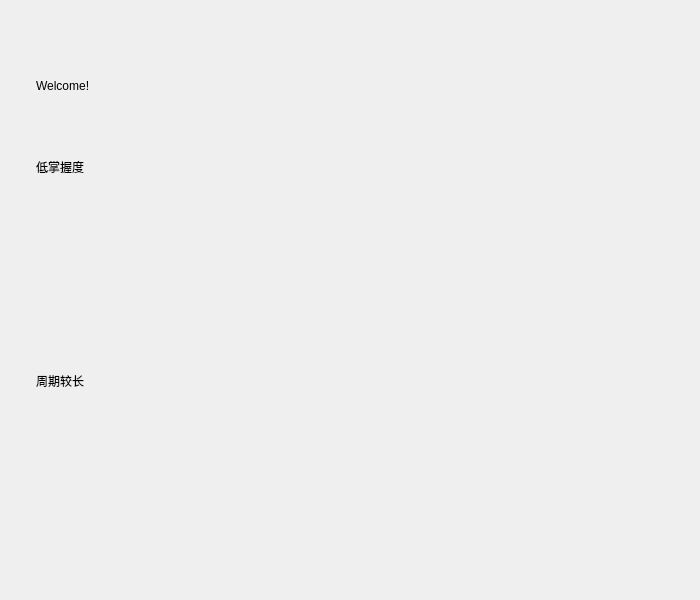
<?xml version="1.0" encoding="UTF-8"?>
<ui version="4.0">
 <class>PageHome</class>
 <widget class="QWidget" name="PageHome">
  <property name="geometry">
   <rect>
    <x>0</x>
    <y>0</y>
    <width>700</width>
    <height>600</height>
   </rect>
  </property>
  <property name="windowTitle">
   <string>Form</string>
  </property>
  <layout class="QVBoxLayout" name="verticalLayout">
   <property name="leftMargin">
    <number>36</number>
   </property>
   <property name="topMargin">
    <number>36</number>
   </property>
   <property name="rightMargin">
    <number>36</number>
   </property>
   <property name="bottomMargin">
    <number>36</number>
   </property>
   <item>
    <widget class="TitleLabel" name="welcomeLabel">
     <property name="maximumSize">
      <size>
       <width>16777215</width>
       <height>100</height>
      </size>
     </property>
     <property name="text">
      <string>Welcome!</string>
     </property>
    </widget>
   </item>
   <item>
    <widget class="BodyLabel" name="Title1">
     <property name="maximumSize">
      <size>
       <width>16777215</width>
       <height>50</height>
      </size>
     </property>
     <property name="text">
      <string>低掌握度</string>
     </property>
    </widget>
   </item>
   <item>
    <widget class="QWidget" name="widget_1" native="true">
     <layout class="QHBoxLayout" name="horizontalLayout">
      <property name="leftMargin">
       <number>0</number>
      </property>
      <property name="topMargin">
       <number>0</number>
      </property>
      <property name="rightMargin">
       <number>0</number>
      </property>
      <property name="bottomMargin">
       <number>0</number>
      </property>
      <item>
       <widget class="HomeCard" name="card1" native="true"/>
      </item>
      <item>
       <widget class="HomeCard" name="card2" native="true"/>
      </item>
     </layout>
    </widget>
   </item>
   <item>
    <widget class="BodyLabel" name="Title2">
     <property name="maximumSize">
      <size>
       <width>16777215</width>
       <height>50</height>
      </size>
     </property>
     <property name="text">
      <string>周期较长</string>
     </property>
    </widget>
   </item>
   <item>
    <widget class="QWidget" name="widget_2" native="true">
     <layout class="QHBoxLayout" name="horizontalLayout_2">
      <property name="leftMargin">
       <number>0</number>
      </property>
      <property name="topMargin">
       <number>0</number>
      </property>
      <property name="rightMargin">
       <number>0</number>
      </property>
      <property name="bottomMargin">
       <number>0</number>
      </property>
      <item>
       <widget class="HomeCard" name="card3" native="true"/>
      </item>
      <item>
       <widget class="HomeCard" name="card4" native="true"/>
      </item>
     </layout>
    </widget>
   </item>
  </layout>
 </widget>
 <customwidgets>
  <customwidget>
   <class>BodyLabel</class>
   <extends>QLabel</extends>
   <header>qfluentwidgets</header>
  </customwidget>
  <customwidget>
   <class>TitleLabel</class>
   <extends>QLabel</extends>
   <header>qfluentwidgets</header>
  </customwidget>
  <customwidget>
   <class>HomeCard</class>
   <extends>QWidget</extends>
   <header location="global">pwidgets</header>
   <container>1</container>
  </customwidget>
 </customwidgets>
 <resources/>
 <connections/>
</ui>
